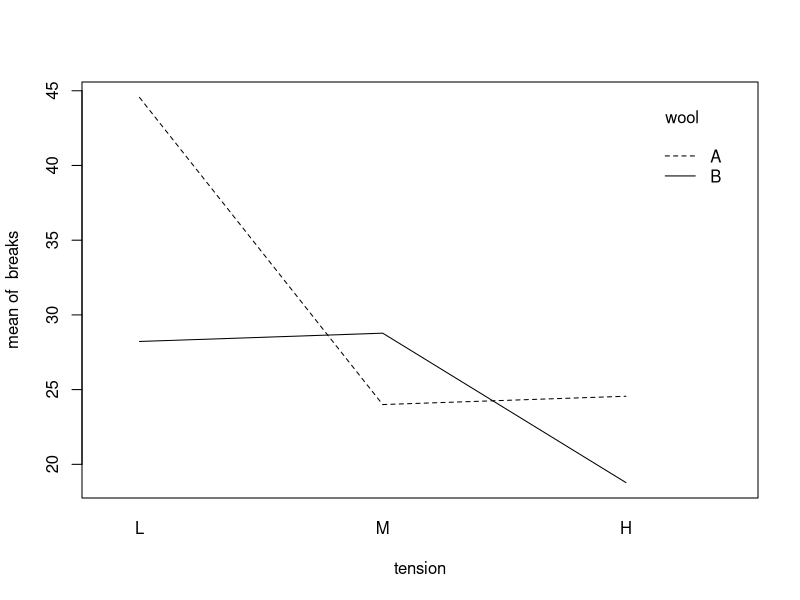
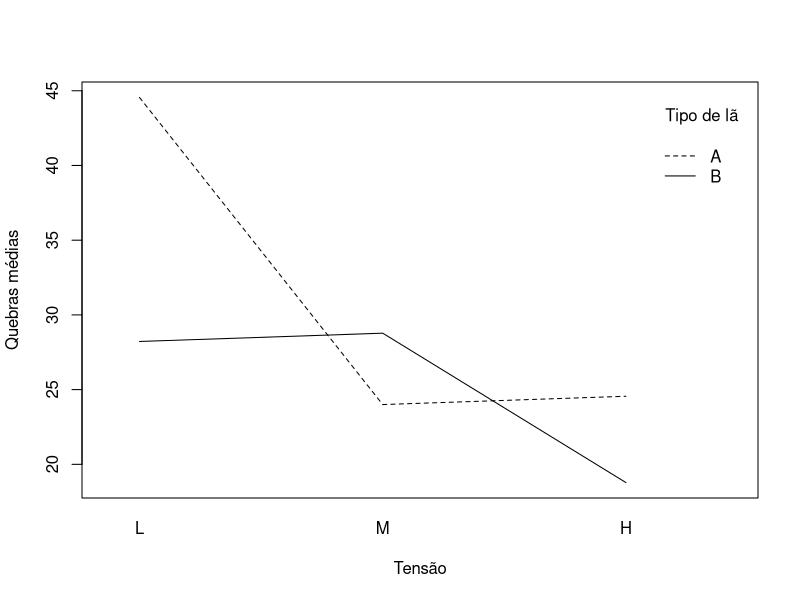

The R script that drew these images, in order:
# ANOVA fatorial ----

# Ajuste e resultados ----
ajuste <- aov(breaks ~ wool * tension, data = warpbreaks)
print(summary(ajuste))
with(warpbreaks, interaction.plot(tension, wool, breaks))

# Visualização e diagnóstico ----
interaction.plot(warpbreaks$tension, warpbreaks$wool, warpbreaks$breaks, xlab = "Tensão", ylab = "Quebras médias", trace.label = "Tipo de lã")
